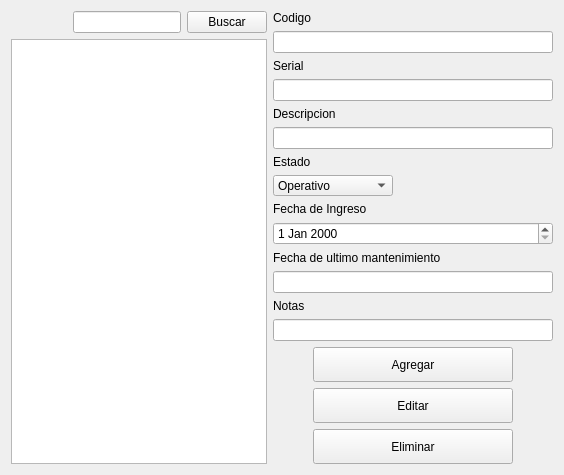
                <widget class="QWidget" name="tab_10">
                 <attribute name="title">
                  <string>Equipos y Maquimarias</string>
                 </attribute>
                 <layout class="QHBoxLayout" name="horizontalLayout_4">
                  <item>
                   <layout class="QVBoxLayout" name="verticalLayout_13">
                    <item>
                     <layout class="QHBoxLayout" name="horizontalLayout_6">
                      <item>
                       <spacer name="horizontalSpacer_3">
                        <property name="orientation">
                         <enum>Qt::Horizontal</enum>
                        </property>
                        <property name="sizeHint" stdset="0">
                         <size>
                          <width>40</width>
                          <height>20</height>
                         </size>
                        </property>
                       </spacer>
                      </item>
                      <item>
                       <widget class="QLineEdit" name="lineEdit_busqueda_EM"/>
                      </item>
                      <item>
                       <widget class="QPushButton" name="btn_buscar_2">
                        <property name="text">
                         <string>Buscar</string>
                        </property>
                       </widget>
                      </item>
                     </layout>
                    </item>
                    <item>
                     <widget class="QTableWidget" name="tableWidget_3"/>
                    </item>
                   </layout>
                  </item>
                  <item>
                   <layout class="QVBoxLayout" name="verticalLayout_34">
                    <item>
                     <layout class="QVBoxLayout" name="verticalLayout_30">
                      <item>
                       <layout class="QVBoxLayout" name="verticalLayout_31">
                        <item>
                         <widget class="QLabel" name="label_11">
                          <property name="text">
                           <string>Codigo</string>
                          </property>
                         </widget>
                        </item>
                        <item>
                         <widget class="QLineEdit" name="txt_codigo_EM_2"/>
                        </item>
                       </layout>
                      </item>
                      <item>
                       <layout class="QVBoxLayout" name="verticalLayout_32">
                        <item>
                         <widget class="QLabel" name="label_4">
                          <property name="text">
                           <string>Serial</string>
                          </property>
                         </widget>
                        </item>
                        <item>
                         <widget class="QLineEdit" name="txt_serial_EM_2"/>
                        </item>
                       </layout>
                      </item>
                      <item>
                       <layout class="QVBoxLayout" name="verticalLayout_33">
                        <item>
                         <widget class="QLabel" name="label_12">
                          <property name="text">
                           <string>Descripcion</string>
                          </property>
                         </widget>
                        </item>
                        <item>
                         <widget class="QLineEdit" name="txt_descrip_EM_2"/>
                        </item>
                       </layout>
                      </item>
                      <item>
                       <layout class="QVBoxLayout" name="verticalLayout_29">
                        <item>
                         <widget class="QLabel" name="label_26">
                          <property name="text">
                           <string>Estado</string>
                          </property>
                         </widget>
                        </item>
                        <item>
                         <widget class="QComboBox" name="comboBox_3">
                          <property name="minimumSize">
                           <size>
                            <width>120</width>
                            <height>21</height>
                           </size>
                          </property>
                          <property name="maximumSize">
                           <size>
                            <width>120</width>
                            <height>21</height>
                           </size>
                          </property>
                          <item>
                           <property name="text">
                            <string>Operativo</string>
                           </property>
                          </item>
                          <item>
                           <property name="text">
                            <string>En Reparación</string>
                           </property>
                          </item>
                          <item>
                           <property name="text">
                            <string>Dañado</string>
                           </property>
                          </item>
                         </widget>
                        </item>
                       </layout>
                      </item>
                      <item>
                       <layout class="QVBoxLayout" name="verticalLayout_35">
                        <item>
                         <widget class="QLabel" name="label_14">
                          <property name="text">
                           <string>Fecha de Ingreso</string>
                          </property>
                         </widget>
                        </item>
                        <item>
                         <widget class="QDateEdit" name="dateEdit_2"/>
                        </item>
                       </layout>
                      </item>
                      <item>
                       <layout class="QVBoxLayout" name="verticalLayout_36">
                        <item>
                         <widget class="QLabel" name="label_15">
                          <property name="text">
                           <string>Fecha de ultimo mantenimiento</string>
                          </property>
                         </widget>
                        </item>
                        <item>
                         <widget class="QLineEdit" name="txt_fech_Ultmant_EM_2">
                          <property name="text">
                           <string/>
                          </property>
                         </widget>
                        </item>
                       </layout>
                      </item>
                      <item>
                       <layout class="QVBoxLayout" name="verticalLayout_37">
                        <item>
                         <widget class="QLabel" name="label_16">
                          <property name="text">
                           <string>Notas</string>
                          </property>
                         </widget>
                        </item>
                        <item>
                         <widget class="QLineEdit" name="lineEdit_15">
                          <property name="text">
                           <string/>
                          </property>
                         </widget>
                        </item>
                       </layout>
                      </item>
                     </layout>
                    </item>
                    <item>
                     <layout class="QVBoxLayout" name="verticalLayout_38">
                      <item>
                       <layout class="QHBoxLayout" name="horizontalLayout_16">
                        <item>
                         <spacer name="horizontalSpacer_15">
                          <property name="orientation">
                           <enum>Qt::Horizontal</enum>
                          </property>
                          <property name="sizeHint" stdset="0">
                           <size>
                            <width>40</width>
                            <height>20</height>
                           </size>
                          </property>
                         </spacer>
                        </item>
                        <item>
                         <widget class="QPushButton" name="btn_agg_2">
                          <property name="minimumSize">
                           <size>
                            <width>200</width>
                            <height>35</height>
                           </size>
                          </property>
                          <property name="maximumSize">
                           <size>
                            <width>200</width>
                            <height>35</height>
                           </size>
                          </property>
                          <property name="text">
                           <string>Agregar</string>
                          </property>
                         </widget>
                        </item>
                        <item>
                         <spacer name="horizontalSpacer_16">
                          <property name="orientation">
                           <enum>Qt::Horizontal</enum>
                          </property>
                          <property name="sizeHint" stdset="0">
                           <size>
                            <width>40</width>
                            <height>20</height>
                           </size>
                          </property>
                         </spacer>
                        </item>
                       </layout>
                      </item>
                      <item>
                       <layout class="QHBoxLayout" name="horizontalLayout_17">
                        <item>
                         <spacer name="horizontalSpacer_17">
                          <property name="orientation">
                           <enum>Qt::Horizontal</enum>
                          </property>
                          <property name="sizeHint" stdset="0">
                           <size>
                            <width>40</width>
                            <height>20</height>
                           </size>
                          </property>
                         </spacer>
                        </item>
                        <item>
                         <widget class="QPushButton" name="btn_edit_2">
                          <property name="minimumSize">
                           <size>
                            <width>200</width>
                            <height>35</height>
                           </size>
                          </property>
                          <property name="maximumSize">
                           <size>
                            <width>200</width>
                            <height>35</height>
                           </size>
                          </property>
                          <property name="text">
                           <string>Editar</string>
                          </property>
                         </widget>
                        </item>
                        <item>
                         <spacer name="horizontalSpacer_18">
                          <property name="orientation">
                           <enum>Qt::Horizontal</enum>
                          </property>
                          <property name="sizeHint" stdset="0">
                           <size>
                            <width>40</width>
                            <height>20</height>
                           </size>
                          </property>
                         </spacer>
                        </item>
                       </layout>
                      </item>
                      <item>
                       <layout class="QHBoxLayout" name="horizontalLayout_18">
                        <item>
                         <spacer name="horizontalSpacer_19">
                          <property name="orientation">
                           <enum>Qt::Horizontal</enum>
                          </property>
                          <property name="sizeHint" stdset="0">
                           <size>
                            <width>40</width>
                            <height>20</height>
                           </size>
                          </property>
                         </spacer>
                        </item>
                        <item>
                         <widget class="QPushButton" name="btn_delete_2">
                          <property name="minimumSize">
                           <size>
                            <width>200</width>
                            <height>35</height>
                           </size>
                          </property>
                          <property name="maximumSize">
                           <size>
                            <width>200</width>
                            <height>35</height>
                           </size>
                          </property>
                          <property name="text">
                           <string>Eliminar</string>
                          </property>
                         </widget>
                        </item>
                        <item>
                         <spacer name="horizontalSpacer_20">
                          <property name="orientation">
                           <enum>Qt::Horizontal</enum>
                          </property>
                          <property name="sizeHint" stdset="0">
                           <size>
                            <width>40</width>
                            <height>20</height>
                           </size>
                          </property>
                         </spacer>
                        </item>
                       </layout>
                      </item>
                     </layout>
                    </item>
                   </layout>
                  </item>
                 </layout>
                </widget>
